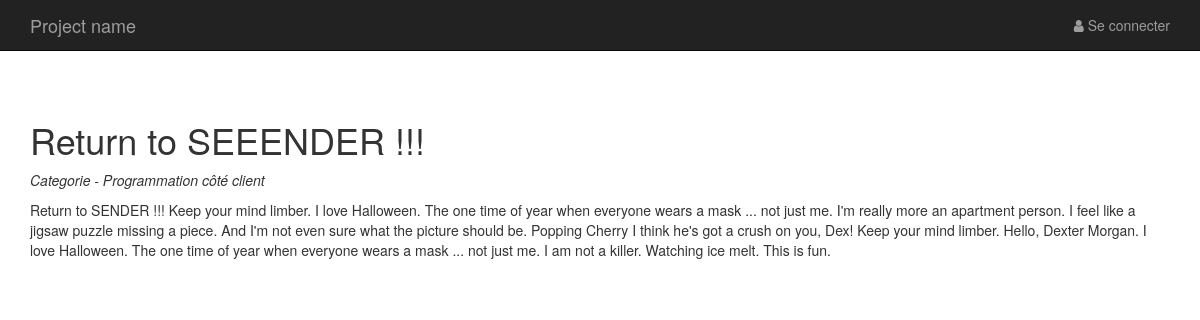
The page /index.php?page=posts.show&id=1 on the database its author committed.
### tables this page shows
CREATE TABLE IF NOT EXISTS `articles` (
  `id` int(11) NOT NULL AUTO_INCREMENT,
  `title` varchar(255) DEFAULT NULL,
  `content` longtext,
  `date` datetime DEFAULT NULL,
  `categorie_id` int(11) DEFAULT NULL,
  PRIMARY KEY (`id`),
  UNIQUE KEY `id` (`id`),
  KEY `categorie_id` (`categorie_id`)
);

CREATE TABLE IF NOT EXISTS `categories` (
  `id` int(11) NOT NULL AUTO_INCREMENT,
  `title` varchar(255) DEFAULT NULL,
  PRIMARY KEY (`id`),
  UNIQUE KEY `id` (`id`),
  KEY `id_2` (`id`)
);

### core/Controller/Controller.php (called while the page is built, shortened)
<?php
class Controller {
    protected $viewPath;
    protected function render($view, $vars = []) {
        extract($vars);
        $view = $this->viewPath . str_replace('.', '/', $view) . '.php';
        require($view);
    }
}

### app/Controller/PostsController.php (called while the page is built, shortened)
<?php
class PostsController extends AppController{
    public function showAction() {
        $post = $this->Post->find($_GET['id']);
        $vars = compact('post');
        $this->render('posts.single', $vars);
    }
}

### public/index.php (called while the page is built, shortened)
<?php
if(isset($_GET['page'])) {
    $page = $_GET['page'];
}
else {
    $page = 'posts.index';
}
$page = explode('.', $page);
if($page[0] === 'admin') {
    $controller = '\App\Controller\Admin\\' .ucfirst($page[1]) . 'Controller';
    $action = $page[2].'Action';
}
else{
    $action = $page[1].'Action';
}
$controller = new $controller();
$controller->$action();

### core/Table/Table.php (called while the page is built, shortened)
<?php
class Table {
    protected $db;
    public function __construct(Database $db) {
        $this->db = $db;
    }
    public function query($statement, $attributes = null, $one = false) {
        if($attributes) {
            return $this->db->prepare(
                $statement,
                $attributes,
                str_replace('Table', 'Entity', get_class($this)),
                $one
            );
        }
        else {
            return $this->db->query(
                $statement,
                str_replace('Table', 'Entity', get_class($this)),
                $one
            );
        }
    }
}

### core/Database/MysqlDatabase.php (called while the page is built, shortened)
<?php
class MysqlDatabase extends Database {
    private $pdo;
    private function getPDO() {
        if($this->pdo === null) {
            $pdo = new PDO('mysql:dbname=base_blog;host=localhost', 'root', '');
            $pdo->setAttribute(PDO::ATTR_ERRMODE, PDO::ERRMODE_EXCEPTION);
            $this->pdo = $pdo;
        }
        return $this->pdo;
    }
    public function prepare($statement, $attributes, $class_name = null, $one = false) {
        $req = $this->getPDO()->prepare($statement);
        $res = $req->execute($attributes);
        if($class_name === null) {
            $req->setFetchMode(PDO::FETCH_OBJ);
        }
        else {
            $req->setFetchMode(PDO::FETCH_CLASS, $class_name);
        }
        if($one) {
            $datas = $req->fetch();
        }
        else {
            $datas = $req->fetchAll();
        }
        return $datas;
    }
}

### app/Table/PostTable.php (called while the page is built, shortened)
<?php
class PostTable extends Table {
    public function find($id) {
        return $this->query("
            SELECT articles.id, articles.title, articles.content, articles.date, categories.title as
            categorie, categories.id as categorie_id
            FROM articles
            LEFT JOIN categories ON categorie_id = categories.id
            WHERE articles.id = ?
       ", [$id], true);
    }
}

### app/Autoloader.php (called while the page is built, shortened)
<?php
class Autoloader {
    public static function autoload($class) {
        if(strpos($class, __NAMESPACE__ . '\\') === 0) {
            $class = str_replace(__NAMESPACE__ . '\\', '', $class);
            $class = str_replace('\\', '/', $class);
        }
    }
}

### core/Autoloader.php (called while the page is built, shortened)
<?php
class Autoloader {
    public static function autoload($class) {
        if(strpos($class, __NAMESPACE__ . '\\') === 0) {
            $class = str_replace(__NAMESPACE__ . '\\', '', $class);
            $class = str_replace('\\', '/', $class);
        }
    }
}

### app/Views/posts/single.php (the view)
<h1>
    <?= $post->title; ?>
</h1>
<p>
    <em>
        Categorie - <?= $post->categorie; ?>
    </em>
</p>
<p>
    <?= $post->content; ?>
</p>

### rows shown on the page
articles: title "Return to SEEENDER !!!", categorie.title "Programmation côté client", content "Return to SENDER !!! Keep your mind limber. I love Halloween. The one time of year when everyone wears a mask ... not just me. I'm really more an apartment person. I feel like a jigsaw puzzle missing a piece. And I'm not even sure what the picture should be. Popping Cherry I think he's got a crush on you, Dex! Keep your mind limber. Hello, Dexter Morgan. I love Halloween. The one time of year when everyone wears a mask ... not just me. I am not a killer. Watching ice melt. This is fun."
